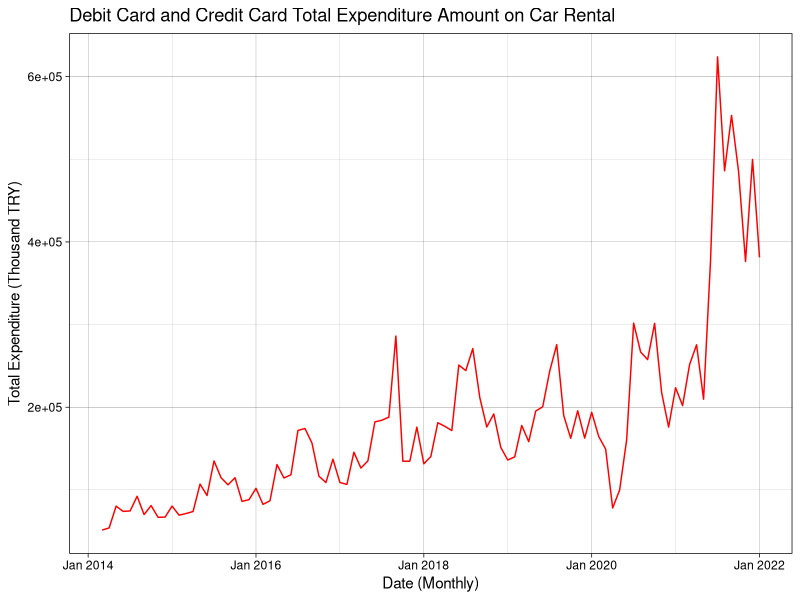
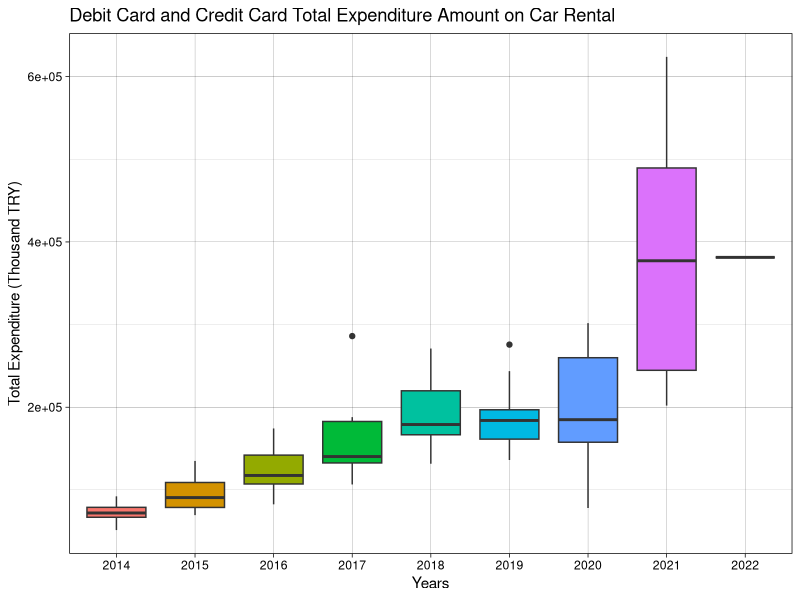
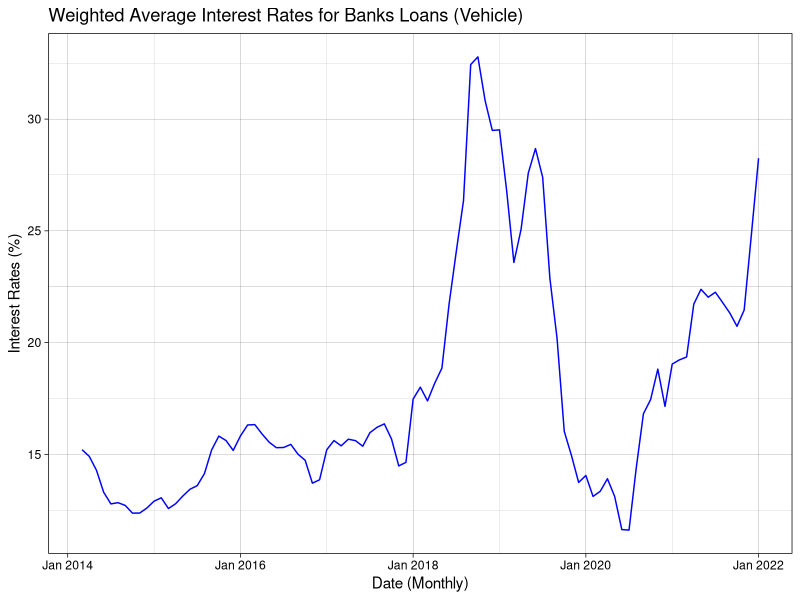
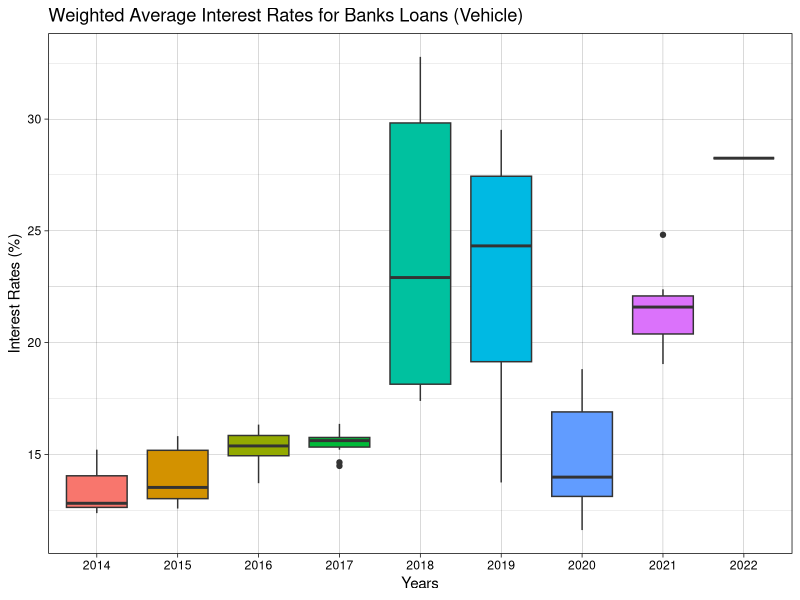
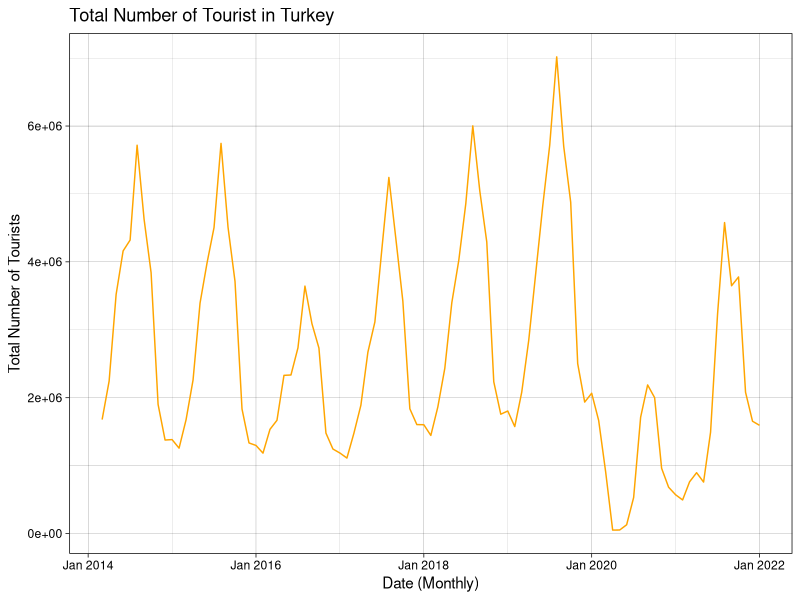
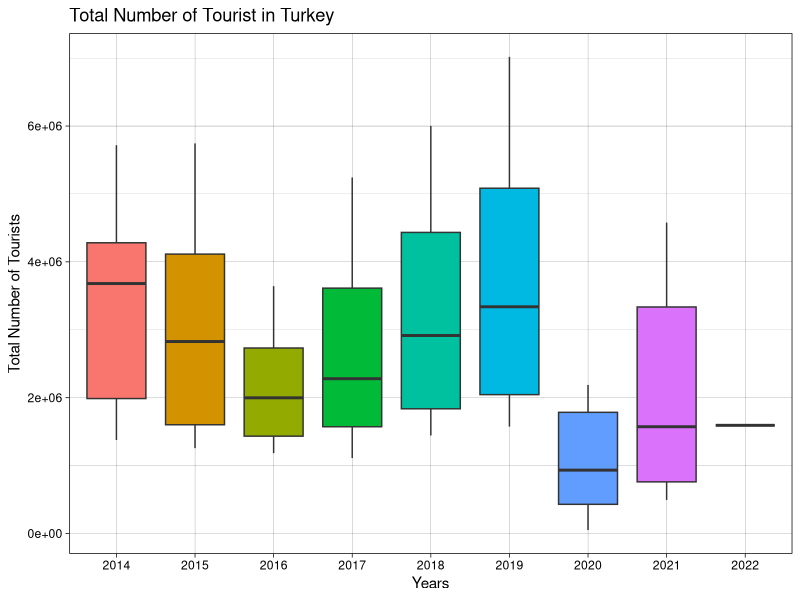
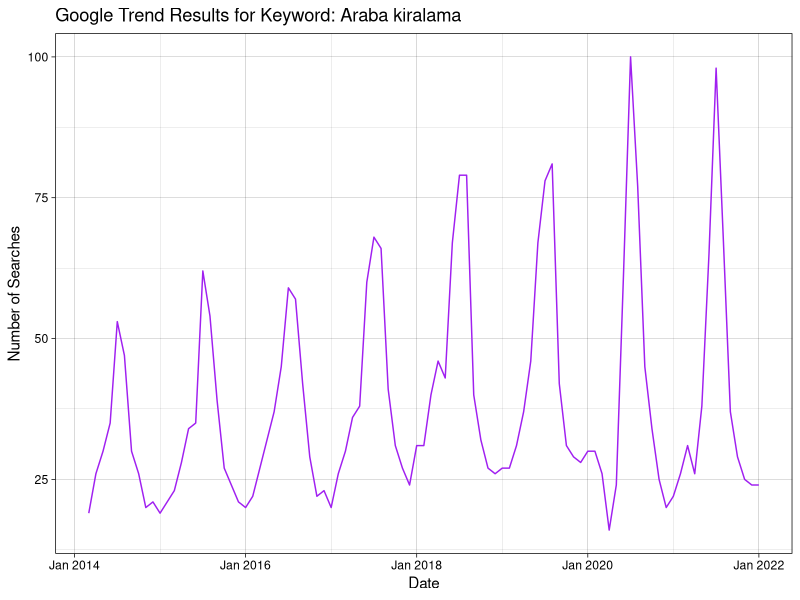
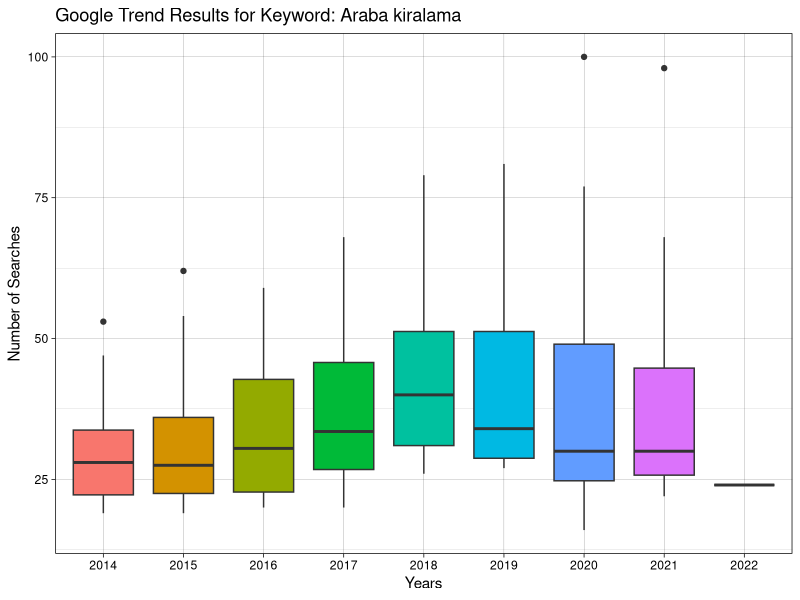

Source code (R) for these figures, in order:
## ---- chunk 1
library(readxl)
library(ggplot2)
library(corrplot)
library(zoo)
library(lubridate)
## ---- chunk 2
ExpendCarRental <- read_excel("Data/Debit_Credit_Expenditure_Car_Rental.xlsx")
ExpendCarRental$Date <- as.yearmon(ExpendCarRental$Date)
head(ExpendCarRental)
tail(ExpendCarRental)
summary(ExpendCarRental$Amount)
str(ExpendCarRental)
## ---- chunk 3
ggplot(ExpendCarRental, aes(Date, Amount)) +
  geom_line(data = ExpendCarRental, color="red", linetype = "solid") +
   ggtitle("Debit Card and Credit Card Total Expenditure Amount on Car Rental") +
    xlab("Date (Monthly)") + ylab("Total Expenditure (Thousand TRY)") +
    theme_linedraw()
## ---- chunk 4
ggplot(ExpendCarRental, aes(x=factor(year(Date)),y=Amount)) + 
  geom_boxplot(aes(fill=factor(year(Date)))) + 
  xlab("Years") + ylab("Total Expenditure (Thousand TRY)") + 
  ggtitle("Debit Card and Credit Card Total Expenditure Amount on Car Rental") +
  theme_linedraw() + theme(legend.position = "none")
## ---- chunk 5

InterestRateVehicles <- read_excel("Data/Interest_Rate_Vehicles.xlsx")
InterestRateVehicles$Date <- as.yearmon(InterestRateVehicles$Date)
head(InterestRateVehicles)
tail(InterestRateVehicles)
summary(InterestRateVehicles$Rates)
str(InterestRateVehicles)

## ---- chunk 6

ggplot(InterestRateVehicles, aes(Date, Rates)) +
  geom_line(data = InterestRateVehicles, color="blue", linetype = "solid") +
   ggtitle("Weighted Average Interest Rates for Banks Loans (Vehicle)") +
    xlab("Date (Monthly)") + ylab("Interest Rates (%)") +
    theme_linedraw()

## ---- chunk 7
ggplot(InterestRateVehicles, aes(x=factor(year(Date)),y=Rates)) + 
  geom_boxplot(aes(fill=factor(year(Date)))) + 
  xlab("Years") + ylab("Interest Rates (%)") + 
  ggtitle("Weighted Average Interest Rates for Banks Loans (Vehicle)") +
  theme_linedraw() + theme(legend.position = "none")
## ---- chunk 8

TotalTourists <- read_excel("Data/Total_Tourists.xlsx")
TotalTourists$Date <- as.yearmon(TotalTourists$Date)
head(TotalTourists)
tail(TotalTourists)
summary(TotalTourists$Tourists)
str(TotalTourists)

## ---- chunk 9

ggplot(TotalTourists, aes(Date, Tourists)) +
  geom_line(data = TotalTourists, color="orange", linetype = "solid") +
   ggtitle("Total Number of Tourist in Turkey") +
    xlab("Date (Monthly)") + ylab("Total Number of Tourists") +
    theme_linedraw()

## ---- chunk 10
ggplot(TotalTourists, aes(x=factor(year(Date)),y=Tourists)) + 
  geom_boxplot(aes(fill=factor(year(Date)))) + 
  xlab("Years") + ylab("Total Number of Tourists") + 
  ggtitle("Total Number of Tourist in Turkey") +
  theme_linedraw() + theme(legend.position = "none")
## ---- chunk 11

GoogleTrends <- read.csv("Data/GoogleTrends.csv")
GoogleTrends$Month <- as.yearmon(GoogleTrends$Month)
head(GoogleTrends)
tail(GoogleTrends)
summary(GoogleTrends$Keyword)
str(GoogleTrends$Keyword)

## ---- chunk 12

ggplot(GoogleTrends, aes(Month, Keyword)) +
  geom_line(data = GoogleTrends, color="purple", linetype = "solid") +
   ggtitle("Google Trend Results for Keyword: Araba kiralama") +
    xlab("Date") + ylab("Number of Searches") +
    theme_linedraw()

## ---- chunk 13
ggplot(GoogleTrends, aes(x=factor(year(Month)),y=Keyword)) + 
  geom_boxplot(aes(fill=factor(year(Month)))) + 
  xlab("Years") + ylab("Number of Searches") + 
  ggtitle("Google Trend Results for Keyword: Araba kiralama") +
  theme_linedraw() + theme(legend.position = "none")
## ---- chunk 14

data <- data.frame(ExpendCarRental$Amount,  InterestRateVehicles$Rates, TotalTourists$Tourists, GoogleTrends$Keyword)
names(data) <- c("Expenditure on Car Rental", "Interest Rates on Vehicle", "Total Number of Tourists" , "Google Trends: Araba kiralama")
data_cor = cor(data)
corrplot(data_cor, method="number")
